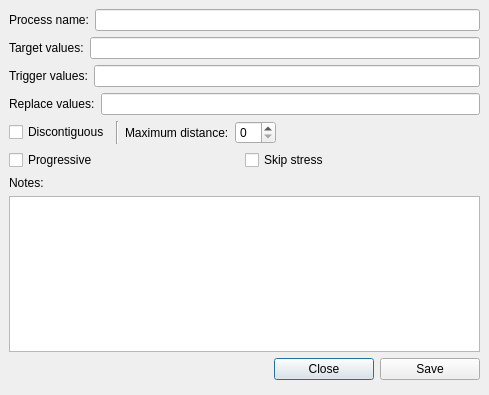
<?xml version="1.0" encoding="UTF-8"?>
<ui version="4.0">
 <class>Dialog</class>
 <widget class="QDialog" name="Dialog">
  <property name="geometry">
   <rect>
    <x>0</x>
    <y>0</y>
    <width>489</width>
    <height>395</height>
   </rect>
  </property>
  <property name="windowTitle">
   <string>Dialog</string>
  </property>
  <widget class="QWidget" name="verticalLayoutWidget">
   <property name="geometry">
    <rect>
     <x>9</x>
     <y>9</y>
     <width>471</width>
     <height>371</height>
    </rect>
   </property>
   <layout class="QVBoxLayout" name="verticalLayout">
    <item>
     <layout class="QHBoxLayout" name="horizontalLayout">
      <item>
       <widget class="QLabel" name="label_name">
        <property name="text">
         <string>Process name:</string>
        </property>
       </widget>
      </item>
      <item>
       <widget class="QLineEdit" name="lineEdit_name"/>
      </item>
     </layout>
    </item>
    <item>
     <layout class="QHBoxLayout" name="horizontalLayout_2">
      <item>
       <widget class="QLabel" name="label_target">
        <property name="text">
         <string>Target values:</string>
        </property>
       </widget>
      </item>
      <item>
       <widget class="QLineEdit" name="lineEdit_target"/>
      </item>
     </layout>
    </item>
    <item>
     <layout class="QHBoxLayout" name="horizontalLayout_5">
      <item>
       <widget class="QLabel" name="label_trigger">
        <property name="text">
         <string>Trigger values:</string>
        </property>
       </widget>
      </item>
      <item>
       <widget class="QLineEdit" name="lineEdit_trigger"/>
      </item>
     </layout>
    </item>
    <item>
     <layout class="QHBoxLayout" name="horizontalLayout_3">
      <item>
       <widget class="QLabel" name="label_replace">
        <property name="text">
         <string>Replace values:</string>
        </property>
       </widget>
      </item>
      <item>
       <widget class="QLineEdit" name="lineEdit_replace"/>
      </item>
     </layout>
    </item>
    <item>
     <layout class="QHBoxLayout" name="horizontalLayout_4">
      <item>
       <widget class="QCheckBox" name="checkBox_disc">
        <property name="text">
         <string>Discontiguous</string>
        </property>
       </widget>
      </item>
      <item>
       <widget class="Line" name="line">
        <property name="orientation">
         <enum>Qt::Vertical</enum>
        </property>
       </widget>
      </item>
      <item>
       <widget class="QLabel" name="label_max">
        <property name="minimumSize">
         <size>
          <width>0</width>
          <height>0</height>
         </size>
        </property>
        <property name="text">
         <string>Maximum distance:</string>
        </property>
       </widget>
      </item>
      <item>
       <widget class="QSpinBox" name="spinBox_max"/>
      </item>
      <item>
       <spacer name="horizontalSpacer_4">
        <property name="orientation">
         <enum>Qt::Horizontal</enum>
        </property>
        <property name="sizeHint" stdset="0">
         <size>
          <width>40</width>
          <height>20</height>
         </size>
        </property>
       </spacer>
      </item>
     </layout>
    </item>
    <item>
     <layout class="QHBoxLayout" name="horizontalLayout_6">
      <item>
       <widget class="QCheckBox" name="checkBox_prog">
        <property name="text">
         <string>Progressive</string>
        </property>
       </widget>
      </item>
      <item>
       <spacer name="horizontalSpacer_2">
        <property name="orientation">
         <enum>Qt::Horizontal</enum>
        </property>
        <property name="sizeHint" stdset="0">
         <size>
          <width>40</width>
          <height>20</height>
         </size>
        </property>
       </spacer>
      </item>
      <item>
       <widget class="QCheckBox" name="checkBox_skip">
        <property name="text">
         <string>Skip stress   </string>
        </property>
       </widget>
      </item>
      <item>
       <spacer name="horizontalSpacer_3">
        <property name="orientation">
         <enum>Qt::Horizontal</enum>
        </property>
        <property name="sizeHint" stdset="0">
         <size>
          <width>40</width>
          <height>20</height>
         </size>
        </property>
       </spacer>
      </item>
     </layout>
    </item>
    <item>
     <widget class="QLabel" name="label_notes">
      <property name="text">
       <string>Notes:</string>
      </property>
     </widget>
    </item>
    <item>
     <widget class="QTextEdit" name="textEdit_notes"/>
    </item>
    <item>
     <layout class="QHBoxLayout" name="horizontalLayout_8">
      <item>
       <spacer name="horizontalSpacer">
        <property name="orientation">
         <enum>Qt::Horizontal</enum>
        </property>
        <property name="sizeHint" stdset="0">
         <size>
          <width>40</width>
          <height>20</height>
         </size>
        </property>
       </spacer>
      </item>
      <item>
       <widget class="QPushButton" name="pushButton_close">
        <property name="minimumSize">
         <size>
          <width>100</width>
          <height>0</height>
         </size>
        </property>
        <property name="text">
         <string>Close</string>
        </property>
       </widget>
      </item>
      <item>
       <widget class="QPushButton" name="pushButton_save">
        <property name="minimumSize">
         <size>
          <width>100</width>
          <height>0</height>
         </size>
        </property>
        <property name="text">
         <string>Save</string>
        </property>
       </widget>
      </item>
     </layout>
    </item>
   </layout>
  </widget>
 </widget>
 <resources/>
 <connections/>
</ui>
